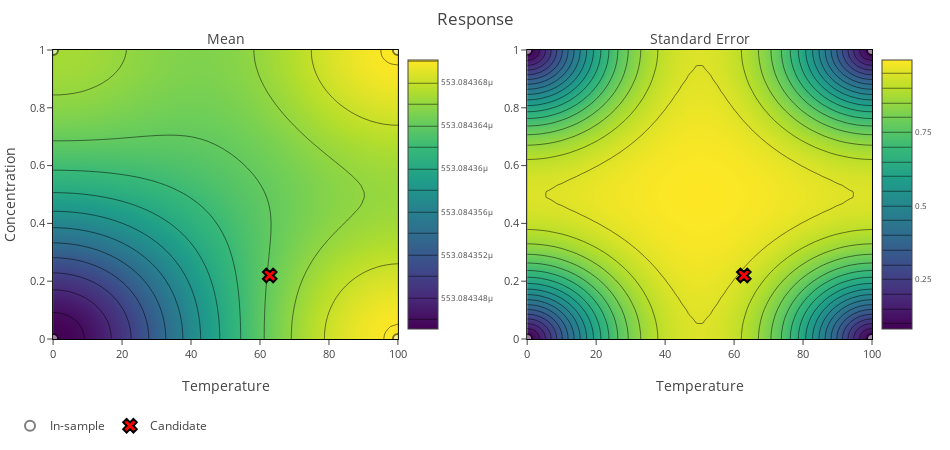

This figure's notebook cell:
### Code cell
new_points = bo.suggest_next_trials()
print(f"New points to sample:\n{new_points}")
fig = bo.plot_model()
fig.show()

### Figure 1 — Plotly figure (JSON) as saved in the notebook; plotly's stock layout.template omitted (floating-point values rounded to 4 significant figures; data arrays with more than 128 entries replaced by an {"elided": "..."} marker saying what was removed)
{"data": [{"autocolorscale": false, "autocontour": true, "colorbar": {"tickfont": {"size": 8}, "ticksuffix": "", "x": 0.45, "y": 0.5}, "colorscale": [[0, "#440154"], [0.1111, "#482878"], [0.2222, "#3e4989"], [0.3333, "#31688e"], [0.4444, "#26828e"], [0.5556, "#1f9e89"], [0.6667, "#35b779"], [0.7778, "#6ece58"], [0.8889, "#b5de2b"], [1, "#fde725"]], "contours": {"coloring": "heatmap"}, "hoverinfo": "x+y+z", "ncontours": 25, "type": "contour", "x": [0, 2.041, 4.082, 6.122, 8.163, 10.2, 12.24, 14.29, 16.33, 18.37, 20.41, 22.45, 24.49, 26.53, 28.57, 30.61, 32.65, 34.69, 36.73, 38.78, 40.82, 42.86, 44.9, 46.94, 48.98, 51.02, 53.06, 55.1, 57.14, 59.18, 61.22, 63.27, 65.31, 67.35, 69.39, 71.43, 73.47, 75.51, 77.55, 79.59, 81.63, 83.67, 85.71, 87.76, 89.8, 91.84, 93.88, 95.92, 97.96, 100], "xaxis": "x", "y": [0, 0.02041, 0.04082, 0.06122, 0.08163, 0.102, 0.1224, 0.1429, 0.1633, 0.1837, 0.2041, 0.2245, 0.2449, 0.2653, 0.2857, 0.3061, 0.3265, 0.3469, 0.3673, 0.3878, 0.4082, 0.4286, 0.449, 0.4694, 0.4898, 0.5102, 0.5306, 0.551, 0.5714, 0.5918, 0.6122, 0.6327, 0.6531, 0.6735, 0.6939, 0.7143, 0.7347, 0.7551, 0.7755, 0.7959, 0.8163, 0.8367, 0.8571, 0.8776, 0.898, 0.9184, 0.9388, 0.9592, 0.9796, 1], "yaxis": "y", "z": {"elided": "50x50 float values"}, "zauto": true, "zmax": 0.0005531, "zmin": -0.0005531}, {"autocolorscale": false, "autocontour": true, "colorbar": {"tickfont": {"size": 8}, "ticksuffix": "", "x": 1, "y": 0.5}, "colorscale": [[0, "#440154"], [0.1111, "#482878"], [0.2222, "#3e4989"], [0.3333, "#31688e"], [0.4444, "#26828e"], [0.5556, "#1f9e89"], [0.6667, "#35b779"], [0.7778, "#6ece58"], [0.8889, "#b5de2b"], [1, "#fde725"]], "contours": {"coloring": "heatmap"}, "hoverinfo": "x+y+z", "ncontours": 25, "type": "contour", "x": [0, 2.041, 4.082, 6.122, 8.163, 10.2, 12.24, 14.29, 16.33, 18.37, 20.41, 22.45, 24.49, 26.53, 28.57, 30.61, 32.65, 34.69, 36.73, 38.78, 40.82, 42.86, 44.9, 46.94, 48.98, 51.02, 53.06, 55.1, 57.14, 59.18, 61.22, 63.27, 65.31, 67.35, 69.39, 71.43, 73.47, 75.51, 77.55, 79.59, 81.63, 83.67, 85.71, 87.76, 89.8, 91.84, 93.88, 95.92, 97.96, 100], "xaxis": "x2", "y": [0, 0.02041, 0.04082, 0.06122, 0.08163, 0.102, 0.1224, 0.1429, 0.1633, 0.1837, 0.2041, 0.2245, 0.2449, 0.2653, 0.2857, 0.3061, 0.3265, 0.3469, 0.3673, 0.3878, 0.4082, 0.4286, 0.449, 0.4694, 0.4898, 0.5102, 0.5306, 0.551, 0.5714, 0.5918, 0.6122, 0.6327, 0.6531, 0.6735, 0.6939, 0.7143, 0.7347, 0.7551, 0.7755, 0.7959, 0.8163, 0.8367, 0.8571, 0.8776, 0.898, 0.9184, 0.9388, 0.9592, 0.9796, 1], "yaxis": "y2", "z": {"elided": "50x50 float values"}}, {"hoverinfo": "text", "legendgroup": "In-sample", "marker": {"color": "white", "line": {"color": "black", "width": 2}, "opacity": 0.5, "size": 10, "symbol": "circle"}, "mode": "markers", "name": "In-sample", "text": ["<b>Sample 1:</b>\n<br>Temperature: 0.0 <br>Concentration: 0.0 <br>Response: 0.0005530843449776\n", "<b>Sample 2:</b>\n<br>Temperature: 100.0 <br>Concentration: 0.0 <br>Response: 0.0005530843701466\n", "<b>Sample 3:</b>\n<br>Temperature: 0.0 <br>Concentration: 1.0 <br>Response: 0.0005530843667414\n", "<b>Sample 4:</b>\n<br>Temperature: 100.0 <br>Concentration: 1.0 <br>Response: 0.0005530843701476\n"], "type": "scatter", "x": [0, 100, 0, 100], "xaxis": "x", "y": [0, 0, 1, 1], "yaxis": "y"}, {"hoverinfo": "text", "legendgroup": "In-sample", "marker": {"color": "white", "line": {"color": "black", "width": 2}, "opacity": 0.5, "size": 10, "symbol": "circle"}, "mode": "markers", "name": "In-sample", "showlegend": false, "text": ["<b>Sample 1:</b>\n<br>Temperature: 0.0 <br>Concentration: 0.0 <br>Response: 0.0005530843449776\n", "<b>Sample 2:</b>\n<br>Temperature: 100.0 <br>Concentration: 0.0 <br>Response: 0.0005530843701466\n", "<b>Sample 3:</b>\n<br>Temperature: 0.0 <br>Concentration: 1.0 <br>Response: 0.0005530843667414\n", "<b>Sample 4:</b>\n<br>Temperature: 100.0 <br>Concentration: 1.0 <br>Response: 0.0005530843701476\n"], "type": "scatter", "x": [0, 100, 0, 100], "xaxis": "x2", "y": [0, 0, 1, 1], "yaxis": "y2"}, {"hoverinfo": "text", "hoverlabel": {"bgcolor": "#f8d5cd", "font": {"color": "black"}}, "legendgroup": "Candidate", "marker": {"color": "red", "line": {"color": "black", "width": 2}, "opacity": 1, "size": 12, "symbol": "x"}, "mode": "markers", "name": "Candidate", "text": ["<b>Candidate 1:</b>\n<br>Temperature: 62.827444076538086 <br>Concentration: 0.21987898647785187\n"], "type": "scatter", "x": [62.83], "xaxis": "x", "y": [0.2199], "yaxis": "y"}, {"hoverinfo": "text", "hoverlabel": {"bgcolor": "#f8d5cd", "font": {"color": "black"}}, "legendgroup": "Candidate", "marker": {"color": "red", "line": {"color": "black", "width": 2}, "opacity": 1, "size": 12, "symbol": "x"}, "mode": "markers", "name": "Candidate", "showlegend": false, "text": ["<b>Candidate 1:</b>\n<br>Temperature: 62.827444076538086 <br>Concentration: 0.21987898647785187\n"], "type": "scatter", "x": [62.83], "xaxis": "x2", "y": [0.2199], "yaxis": "y2"}], "layout": {"annotations": [{"font": {"size": 14}, "showarrow": false, "text": "Mean", "x": 0.25, "xanchor": "center", "xref": "paper", "y": 1, "yanchor": "bottom", "yref": "paper"}, {"font": {"size": 14}, "showarrow": false, "text": "Standard Error", "x": 0.8, "xanchor": "center", "xref": "paper", "y": 1, "yanchor": "bottom", "yref": "paper"}], "autosize": false, "height": 450, "hovermode": "closest", "legend": {"bgcolor": "rgba(0,0,0,0)", "orientation": "h", "x": 0, "y": -0.25}, "margin": {"b": 50, "l": 10, "pad": 0, "r": 10, "t": 50}, "plot_bgcolor": "white", "title": {"text": "Response"}, "width": 950, "xaxis": {"anchor": "y", "autorange": false, "domain": [0.05, 0.45], "exponentformat": "e", "gridcolor": "lightgray", "linecolor": "black", "linewidth": 1, "mirror": true, "range": [0, 100], "showgrid": true, "showline": true, "tickfont": {"size": 11}, "tickmode": "auto", "title": {"text": "Temperature"}, "type": "linear", "zeroline": false, "zerolinecolor": "black"}, "xaxis2": {"anchor": "y2", "autorange": false, "domain": [0.6, 1], "exponentformat": "e", "gridcolor": "lightgray", "linecolor": "black", "linewidth": 1, "mirror": true, "range": [0, 100], "showgrid": true, "showline": true, "tickfont": {"size": 11}, "tickmode": "auto", "title": {"text": "Temperature"}, "type": "linear", "zeroline": false, "zerolinecolor": "black"}, "yaxis": {"anchor": "x", "autorange": false, "domain": [0, 1], "exponentformat": "e", "gridcolor": "lightgray", "linecolor": "black", "linewidth": 1, "mirror": true, "range": [0, 1], "showgrid": true, "showline": true, "tickfont": {"size": 11}, "tickmode": "auto", "title": {"text": "Concentration"}, "type": "linear", "zeroline": false, "zerolinecolor": "black"}, "yaxis2": {"anchor": "x2", "autorange": false, "domain": [0, 1], "exponentformat": "e", "gridcolor": "lightgray", "linecolor": "black", "linewidth": 1, "mirror": true, "range": [0, 1], "showgrid": true, "showline": true, "tickfont": {"size": 11}, "tickmode": "auto", "type": "linear", "zeroline": false, "zerolinecolor": "black"}}}
